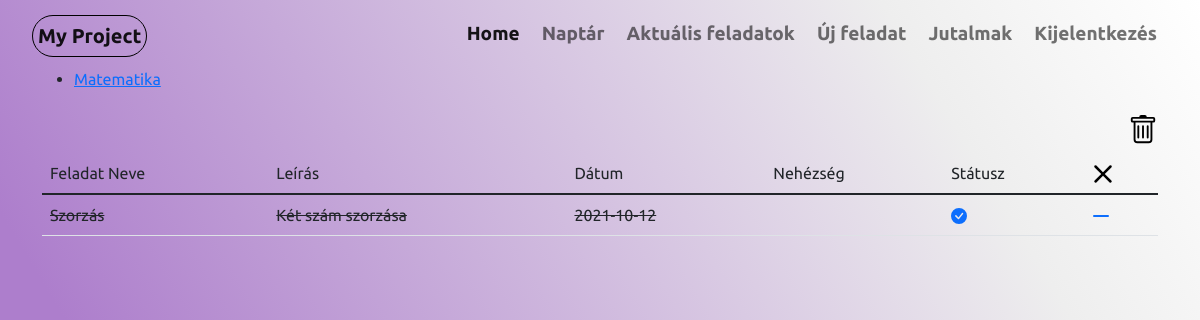
The page /currenttasks (signed in) on the database as committed earlier.
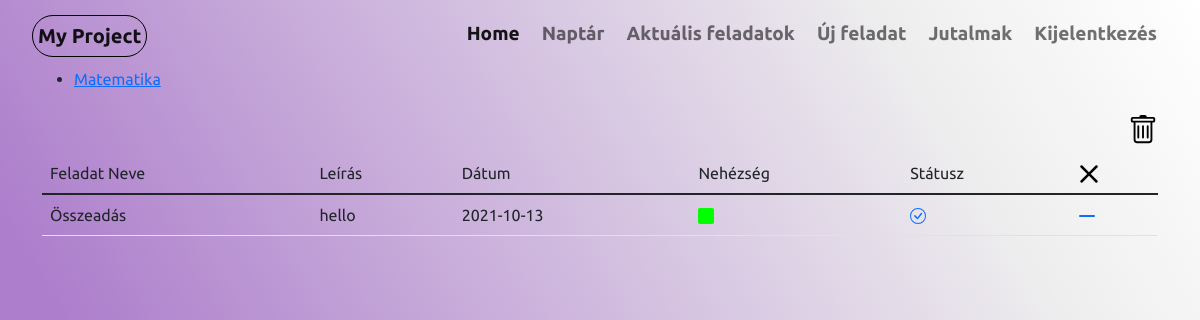
The same page on the database as committed later.
### website/models.py (models this page shows, shortened)
class Projects(db.Model):
    project_id = db.Column(db.Integer, primary_key=True)
    project_name = db.Column(db.String(20))
    active = db.Column(db.Boolean)
    user_id = db.Column(db.Integer, db.ForeignKey('user.id'))
    tasks = db.relationship('Tasks')
    def __repr__(self):
        return '<Project {}>'.format(self.project_name)

class Tasks(db.Model):
    task_id = db.Column(db.Integer,primary_key=True)
    project_id = db.Column(db.Integer, db.ForeignKey('projects.project_id'))
    task_name = db.Column(db.String(60))
    status = db.Column(db.Boolean, default=False)
    task_time = db.Column(db.String(60))
    difficulty = db.Column(db.String(60))
    description = db.Column(db.String(250))
    user_id = db.Column(db.Integer, db.ForeignKey('user.id'))

### website/views.py (the view)
@views.route('/currenttasks')
@login_required
def currenttasks():
    write_date_text()
    active = None
    projects = Projects.query.all()
    tasks = Tasks.query.all()
    if len(projects) == 1:
        projects[0].active = True
        active = projects[0].project_id
        db.session.commit()
    if projects:
        for project in projects:
            print(project)
            print(project.project_id)
            print(project.active)
            if project.active:
                active = project.project_id
            print(bool(active))
        if not active:
            projects[0].active = True
            active = projects[0].project_id
    else:
        projects = None
    if projects:
        return render_template('currenttasks.html', tasks=tasks, projects=projects, active=active, user=current_user)
    else:
        return render_template('currenttasks.html', tasks=tasks, active=active, user=current_user)

### website/__init__.py (called while the page is built)
def create_app():
    app = Flask(__name__)
    app.secret_key = secrets.token_urlsafe(16)
    app.config['SQLALCHEMY_DATABASE_URI'] = f'sqlite:///{DB_NAME}'
    db.init_app(app)
    from .views import views
    from .auth import auth
    app.register_blueprint(views)
    app.register_blueprint(auth)
    from .models import User
    login_manager = LoginManager()
    login_manager.login_view = 'auth.login'
    login_manager.init_app(app)
    @login_manager.user_loader
    def load_user(id):
        return User.query.get(int(id))
    create_database(app)
    return app

### website/views.py (called while the page is built)
def write_date_text():
    with open('date.txt', mode='w') as f:
        year = datetime.date.today().year
        month = datetime.date.today().month
        day = datetime.date.today().day
        f.write(str(year) + "/" + str(month) + "/" + str(day))
        f.close()

### website/templates/currenttasks.html (shortened to what this page needs)
{% extends "base.html"%}{% block title %}Aktuális feladatok{% endblock %}
{%block content%}
{%if tasks%}
    {%if projects%}
        <div>
            <ul >
                {%for tab in user.projects%}
                    {%if tab.project_id == active%}
                        <li>
                    {%else%}
                        <li>
                    {%endif%}
                    <a href="/project/{{ tab.project_name }}">{{tab.project_name}}</a>
                    </li>
                {%endfor%}
            </ul>
        </div>
    {%endif%}
{%endif%}
        <nav class="navbar justify-content-end">
            <div class="nav-item">
            <a href="/clear/{{ active }}">
            </a>
        </div>
         </nav>
<table class="table  table-hover">
    <thread>
        <td>Feladat Neve</td>
        <td>Leírás</td>
        <td>Dátum</td>
        <td>Nehézség</td>
        <td>Státusz</td>
            <td>
                <a href="/remove/{{ active }}">
                </a>
            </td>
    </thread>
    <tbody>
        {%for task in user.tasks%}
            {%if task.project_id == active%}
                {%if task.status == True%}
                    <tr>
                        <td> {{task.task_name}}</td>
                        <td> {{task.description}}</td>
                        <td> {{task.task_time}}</td>
                        <td>
                            {%if task.difficulty == "low"%}
                            <svg xmlns="http://www.w3.org/2000/svg" width="16" height="16" fill="#01ff01" class="bi bi-square-fill" viewBox="0 0 16 16">
                                <path d="M0 2a2 2 0 0 1 2-2h12a2 2 0 0 1 2 2v12a2 2 0 0 1-2 2H2a2 2 0 0 1-2-2V2z"/>
                            </svg>
                            {%elif task.difficulty == "medium"%}
                            <svg xmlns="http://www.w3.org/2000/svg" width="16" height="16" fill="#ffd601" class="bi bi-square-fill" viewBox="0 0 16 16">
                                <path d="M0 2a2 2 0 0 1 2-2h12a2 2 0 0 1 2 2v12a2 2 0 0 1-2 2H2a2 2 0 0 1-2-2V2z"/>
                            </svg>
                            {%else%}
                            <svg xmlns="http://www.w3.org/2000/svg" width="16" height="16" fill="#9b0101" class="bi bi-square-fill" viewBox="0 0 16 16">
                                <path d="M0 2a2 2 0 0 1 2-2h12a2 2 0 0 1 2 2v12a2 2 0 0 1-2 2H2a2 2 0 0 1-2-2V2z"/>
                            </svg>
                            {%endif%}
                        </td>
                {%else%}
                    <tr>
                        <td><del>{{task.task_name}}</del></td>
                        <td><del> {{task.description}} </del> </td>
                        <td><del> {{task.task_time}} </del></td>
                        <td></td>
                {%endif%}
                    <td>
                        <a href="/close/{{ task.task_id }}">
                        </a>
                    </td>
                    <td>
                        <a href="/delete/{{ task.task_id }}">
                            <svg xmlns="http://www.w3.org/2000/svg" width="16" height="16" fill="currentColor" class="bi bi-dash-lg" viewBox="0 0 16 16">
                                <path d="M0 8a1 1 0 0 1 1-1h14a1 1 0 1 1 0 2H1a1 1 0 0 1-1-1z"/>
                            </svg>
                        </a>
                    </td>
                    </tr>
            {%endif%}
        {%endfor%}
    </tbody>
</table>
{%endblock%}

### website/templates/base.html (shortened to what this page needs)
<!DOCTYPE html>
<html lang="en">
<head>
    <link rel="stylesheet" id="style" href="./static/style.css" >
    <link rel="stylesheet" href="./static/style_for_signup.css">
    <link rel="stylesheet" href="./static/calendar.css">
    <link href="https://cdn.jsdelivr.net/npm/bootstrap@5.1.1/dist/css/bootstrap.min.css" rel="stylesheet">
</head>
<body>
      <nav class="navbar navbar-expand-lg navbar-light">
          <div class="container-fluid">
            <a class="navbar-brand">My Project</a>
            <div class="collapse navbar-collapse" id="navbarNav">
              <ul class="navbar-nav ms-auto">
                {% if user.is_authenticated %}
                  <li class="nav-item">
                    <a class="nav-link active" id="home" aria-current="page" href="/">Home</a>
                  </li>
                  <li class="nav-item">
                    <a class="nav-link" id="calendar" href="/calendar" >Naptár</a>
                  </li>
                  <li class="nav-item">
                    <a class="nav-link" id="currenttasks" href="/currenttasks">Aktuális feladatok</a>
                  </li>
                  <li class="nav-item">
                    <a class="nav-link" id="newtask" href="/newtask">Új feladat</a>
                  </li>
                  <li class="nav-item">
                    <a class="nav-link" id="jutalmak" href="/jutalmak">Jutalmak</a>
                  </li>
                  <li class="nav-item">
                    <a class="nav-link" id="logout" href="/logout" >Kijelentkezés</a>
                  </li>
                {%endif%}
              </ul>
            </div>
          </div>
        </nav>
      <div class="container">
        {%block content%}
        {%endblock%}
      </div>
    </body>
</html>

### website/static/style.css (style rules this page uses)
* { margin: 0; padding: 0; font-family: 'Ubuntu', sans-serif; }
body { background: linear-gradient(59deg, rgba(173,126,204,1) 21%, rgba(238,238,238,1) 81%, rgba(255,255,255,1) 100%); background-attachment: fixed; }
.navbar-brand { font-size: 16px; font-weight: bold; margin-top: 5px; margin-left: 20px; padding: 5px; border: 1px solid black; border-radius: 50px 50px 50px 50px; }
.nav-link { font-size: 19px; margin: 3px; font-weight: bold; }
.navbar-nav { text-align: right; margin-right: 20px; }

Rows that differ between the two databases and show on the page:
removed Tasks: task_name "Szorzás", description "Két szám szorzása", task_time "2021-10-12", status False (drawn)
added Tasks: task_name "Összeadás", description "hello", task_time "2021-10-13", difficulty "low" (drawn), status True (drawn)
